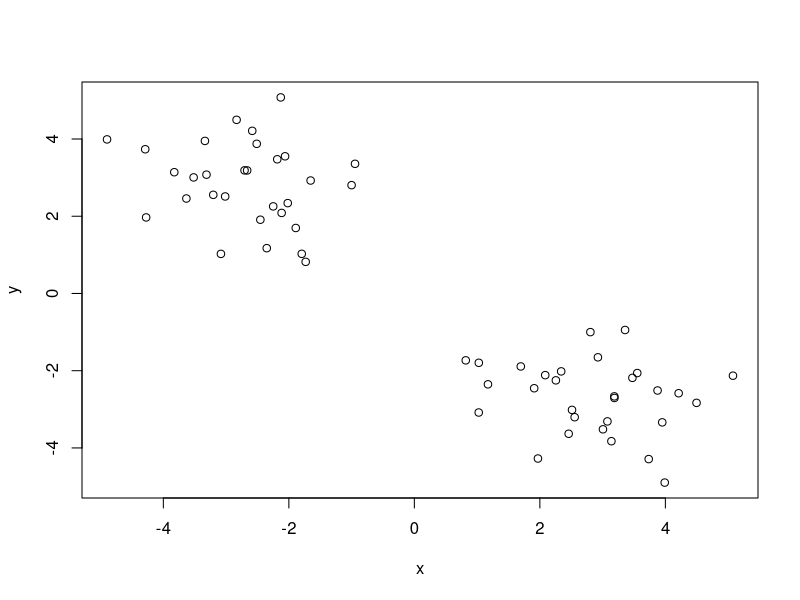
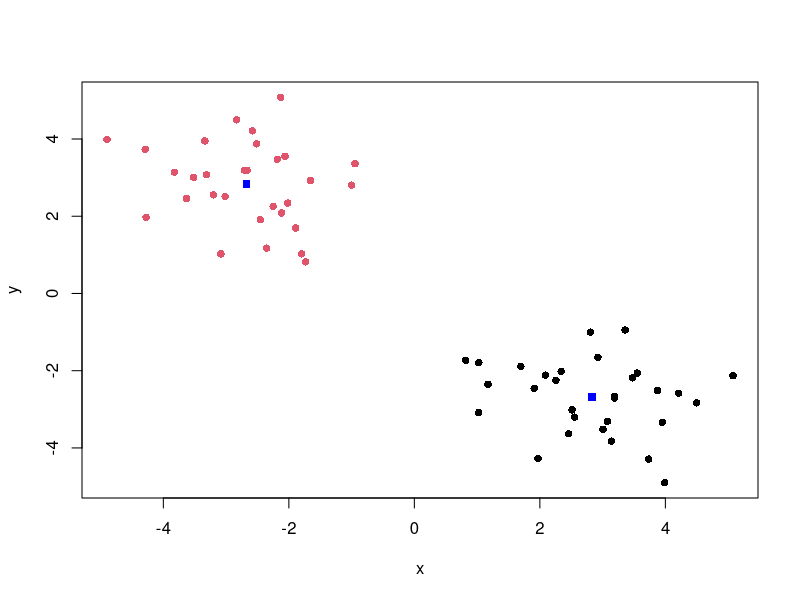
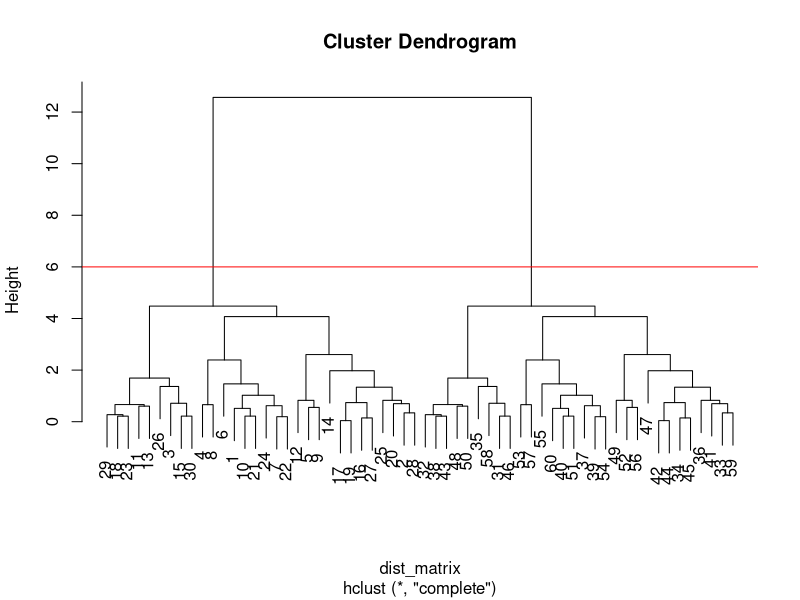
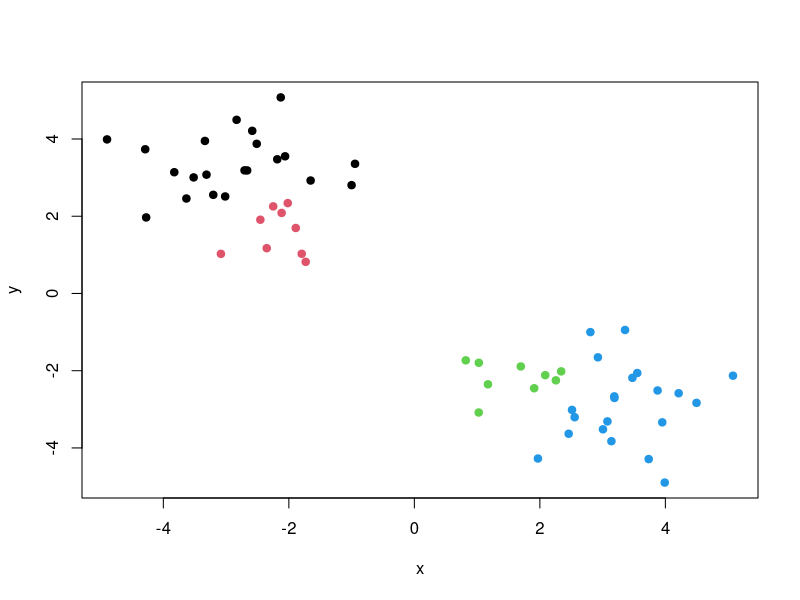
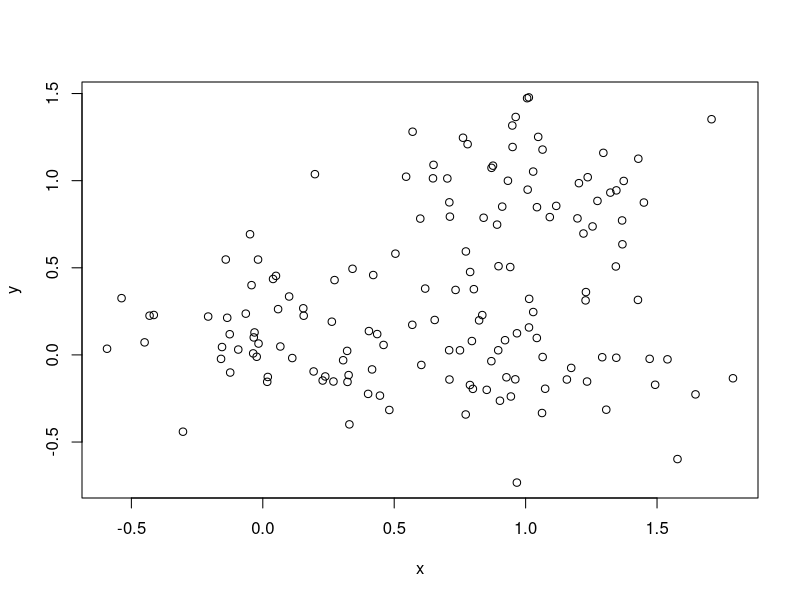
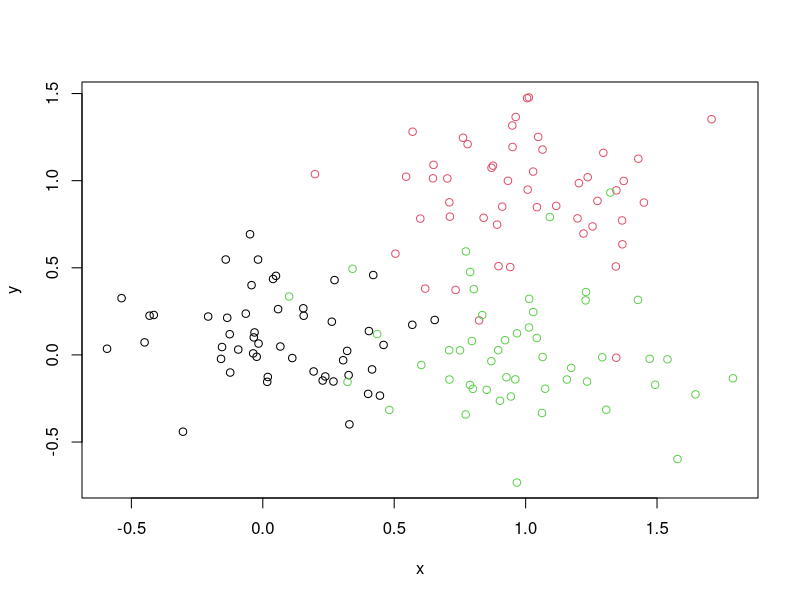
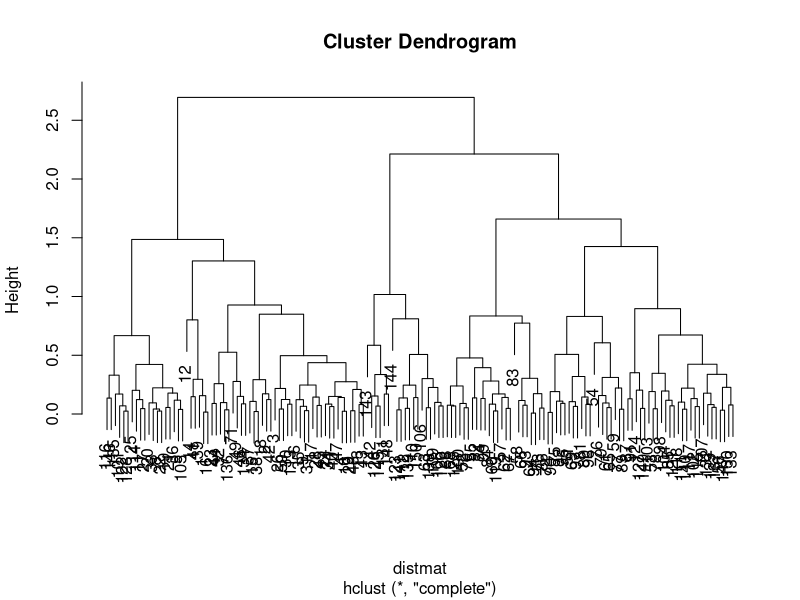
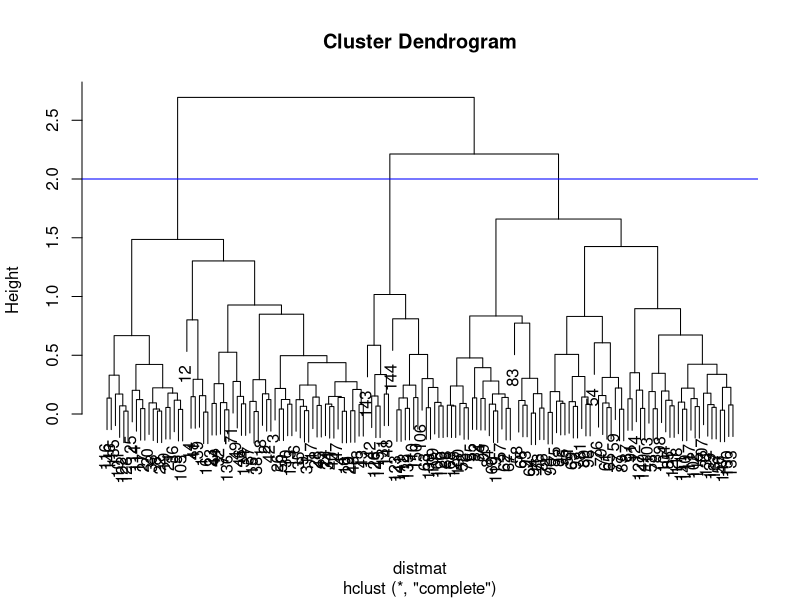

These figures' R source, in order:
## ---- chunk 1
knitr::opts_chunk$set(echo = TRUE)
## ---- chunk 2
# Generate some example data for clustering
tmp <- c(rnorm(30,-3), rnorm(30,3))
x <- cbind(x=tmp, y=rev(tmp))
plot(x)
## ---- chunk 3
km <- kmeans(x, centers = 2, nstart=20)
km

## ---- chunk 4
km$size
## ---- chunk 5
km$cluster
## ---- chunk 6
km$centers
## ---- chunk 7
plot(x, col=km$cluster, pch=16)
points(km$centers, col="blue", pch = 15)
## ---- chunk 8
dist_matrix <- dist(x)
## ---- chunk 9
class(dist_matrix)
## ---- chunk 10
View(as.matrix(dist_matrix))
dim(as.matrix(dist_matrix))
## ---- chunk 11
hc <- hclust(d = dist_matrix)
## ---- chunk 12
hc
# not super useful
## ---- chunk 13
class(hc)
## ---- chunk 14
plot(hc)
abline(h=6, col="red") 
cutree(hc, k=2 )

## ---- chunk 15
plot(x, col=cutree(hc, k=4), pch = 19)
## ---- chunk 16
x <- rbind(
  matrix(rnorm(100, mean=0, sd = 0.3), ncol = 2),   # c1
  matrix(rnorm(100, mean = 1, sd = 0.3), ncol = 2), # c2
  matrix(c(rnorm(50, mean = 1, sd = 0.3),           # c3
           rnorm(50, mean = 0, sd = 0.3)), ncol = 2))
colnames(x) <- c("x", "y")
## ---- chunk 17
plot(x)
## ---- chunk 18
col <- as.factor( rep(c("c1","c2","c3"), each=50) )
plot(x, col=col)

## ---- chunk 19
distmat <- dist(x)
hc <- hclust(distmat)
plot(hc)
## ---- chunk 20
plot(hc)
abline(h=2, col="blue")
cutree(hc, h=2)
## ---- chunk 21
grps <- cutree(hc, k=3)
table(grps)
## ---- chunk 22
#plot colored by groups
plot(x, col=grps)
